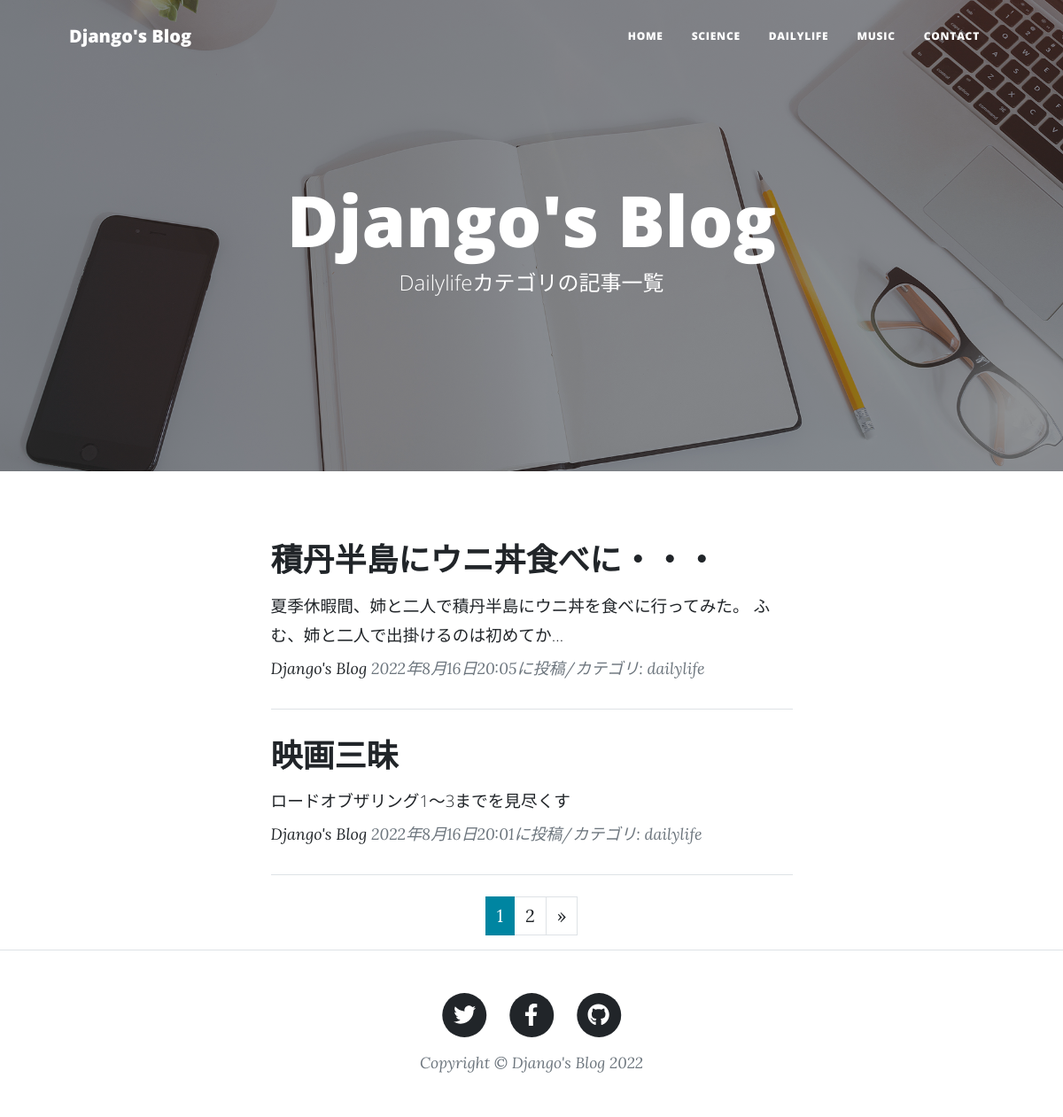
/dailylife-list/, run on the app's committed database.
### blogapp/models.py (models this page shows, shortened)
class BlogPost(models.Model):
    CATEGORY = (('science', '科学について'), ('dailylife', '日常について'), ('music', '音楽について'))
    title = models.CharField(
        verbose_name = 'タイトル', # フィールドタイトル
        max_length=200 # 最大文字数200
        )
    content = models.TextField(
        verbose_name= '本文' # フィールドタイトル
        )
    posted_at = models.DateTimeField(
        verbose_name='カテゴリ', # フィールドタイトル
        auto_now_add=True # 日時自動追加
        )
    category = models.CharField(
        verbose_name= 'カテゴリ', # フィールドタイトル
        max_length=50, choices=CATEGORY # 最大文字数50
        )

### blogapp/views.py (the view)
class DailylifeView(ListView):
    template_name ='dailylife_list.html'
    model = BlogPost
    context_object_name = 'dailylife_records'
    queryset = BlogPost.objects.filter(
        category='dailylife').order_by('-posted_at')
    paginate_by = 2

### blogapp/templates/dailylife_list.html (shortened to what this page needs)
{% extends 'base.html' %}
{% load static %}
        {% block header %}
        <header class="masthead"
                style="background-image: url({% static 'assets/img/home-bg.jpg' %})">
            <div class="container position-relative px-4 px-lg-5">
                <div class="row gx-4 gx-lg-5 justify-content-center">
                    <div class="col-md-10 col-lg-8 col-xl-7">
                        <div class="site-heading">
                            <h1>Django's Blog</h1>
                            <span class="subheading">
                                Dailylifeカテゴリの記事一覧
                            </span>
                        </div>
                    </div>
                </div>
            </div>
        </header>
        {% endblock %}
        {% block contents %}
        <div class="container px-4 px-lg-5">
            <div class="row gx-4 gx-lg-5 justify-content-center">
                <div class="col-md-10 col-lg-8 col-xl-7">
                {% for record in dailylife_records %}
                    <div class="post-preview">
                        <a href="{% url 'blogapp:blog_detail' record.pk %}">
                            <h2 class="post-title">
                            {{record.title}}</h2>
                            <h3 class="post-subtitle">
                                <span style="font-size : 14pt">
                                {{record.content|truncatechars:50}}
                                </span>
                            </h3>
                        </a>
                        <p class="post-meta">
                            <a href="#">Django's Blog</a>
                            {{record.posted_at}}に投稿/カテゴリ:
                            {{record.category}}</p>
                    </div>
                    <hr class="my-4" />
                    {% endfor %}
                    {% include "pagination.html" %}
                </div>
            </div>
        </div>
        {% endblock %}

### data on the page
BlogPost: title "積丹半島にウニ丼食べに・・・", content "夏季休暇間、姉と二人で積丹半島にウニ丼を食べに行ってみた。 ふむ、姉と二人で出掛けるのは初めてか…", posted_at "2022年8月16日20:05", category "dailylife"
BlogPost: title "映画三昧", content "ロードオブザリング1〜3までを見尽くす", posted_at "2022年8月16日20:01", category "dailylife"

### other printed values
{{ num }} "1"
{{ num }} "2"
